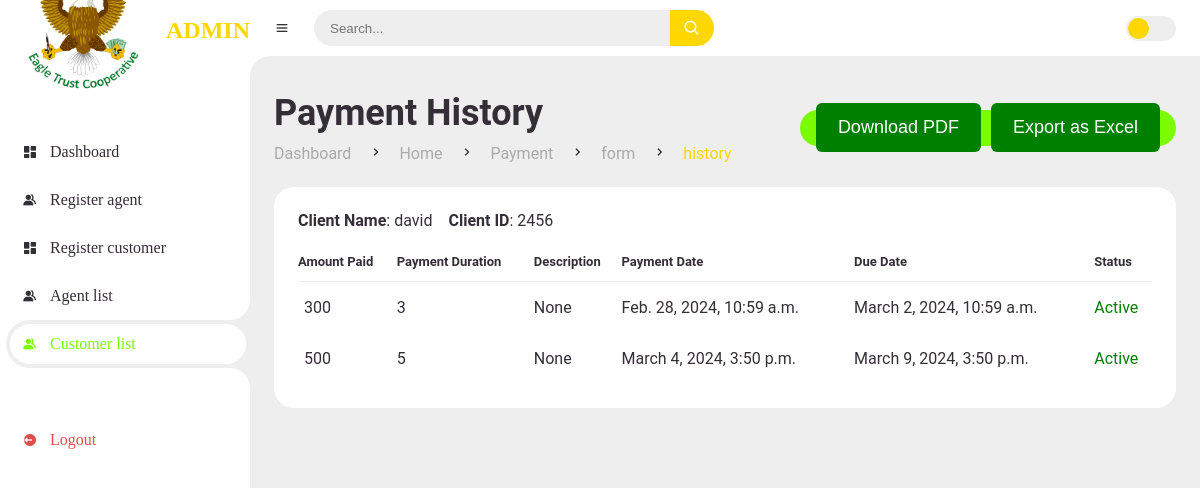
Page /history/2456/ on the earlier database version.
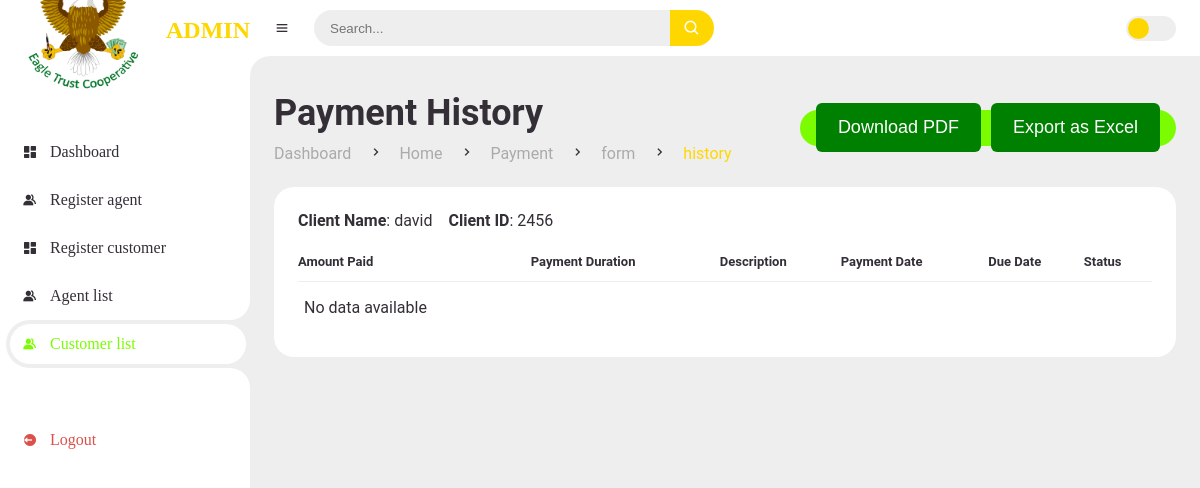
Same page on the later database version.
### dashboard/models.py (models this page shows, shortened)
class Customer(models.Model):
    customer_id = models.IntegerField(primary_key=True, max_length=5,unique=True)
    username = models.CharField(max_length=255, unique=True)
    email = models.EmailField(unique=True)
    date_created = models.DateTimeField(auto_now_add=True, null=True)
    payment_category = models.IntegerField(default=0)
    phone_number = models.CharField(max_length=11,null=True,unique=True)

class Payments(models.Model):
    customer = models.ForeignKey(Customer, on_delete=models.CASCADE, related_name='payments')
    amount_paid = models.IntegerField(default=0)
    payment_duration = models.IntegerField(default=0)
    description = models.CharField(max_length=200, null=True, blank=True)
    payment_date = models.DateTimeField(auto_now_add=True, null=True)
    expiry_date = models.DateTimeField(null=True, blank=True)
    status = models.CharField(max_length=20, null=True, blank=True)
    received_by = models.ForeignKey(Agent, on_delete=models.SET_NULL, null=True, blank=True, related_name='received_payments')

### dashboard/views.py (the view)
# urls.py: path('history/<int:user_id>/', views.admin_payment_history, name='admin_payment_history'),
def admin_payment_history(request, user_id):
    user = get_object_or_404(Customer, customer_id=user_id)
    user_payments = Payments.objects.filter(customer__customer_id=user_id)
    return render(request, 'dashboard/admin/payment_history.html', {'user': user,'user_payments': user_payments})

### templates/dashboard/admin/payment_history.html (shortened to what this page needs)
{% extends 'main/admin_main.html' %}
{% load static %}
{% block content %}
		<main>
			<div class="head-title">
				<div class="left">
					<h1>Payment History</h1>
					<ul class="breadcrumb">
						<li>
							<a href="#">Dashboard</a>
						</li>
						<li><i class='bx bx-chevron-right' ></i></li>
						<li>
							<a href="#">Home</a>
						</li>
                        <li><i class='bx bx-chevron-right' ></i></li>
						<li>
							<a href="#">Payment</a>
						</li>
                        <li><i class='bx bx-chevron-right' ></i></li>
						<li>
							<a href="#">form</a>
						</li>
						<li><i class='bx bx-chevron-right' ></i></li>
						<li>
							<a class="active" href="#">history</a>
						</li>
					</ul>
				</div>
				<div class="btn-download">
					<button class="text" id="export-pdf">Download PDF</button>
					<button id="downloadexcel">Export as Excel</button>
				</div>
			</div>
			<div class="table-data" >
				<div class="order">
					<div class="head">
						<p><span><b>Client Name</b>: {{user.username}}</span></p>
						<p><span><b>Client ID</b>: {{user.customer_id }}</span></p>
					</div>
					<table id="table">
						<thead>
							<tr>
								<th>Amount Paid</th>
								<th>Payment Duration</th>
								<th>Description</th>
								<th>Payment Date</th>
								<th>Due Date</th>
								<th>Status</th>
							</tr>
						</thead>
						<tbody>
							{% if user_payments %}
								{% for payment in user_payments %}
									<tr>
									<td>{{ payment.amount_paid }}</td>
									<td>{{ payment.payment_duration }}</td>
									<td>{{ payment.description }}</td>
									<td>{{ payment.payment_date }}</td>
									<td>{{ payment.expiry_date }}</td>
									<td>
										{% if payment.expiry_date < now %}
											<p style='color:red;'>Expired</p>
										{% else %}
											<p style='color:green;'>Active</p>
										{% endif %}
									</td>
									</tr>
								{% endfor %}
							{% else %}
								<tr>
									<td colspan="6">No data available</td>
								</tr>
							{% endif %}
						</tbody>
					</table>
				</div>
			</div>
		</main>
	</section>
{% endblock %}

### templates/main/admin_main.html (shortened to what this page needs)
<!DOCTYPE html>
{% load static %}
<html lang="en">
<head>
	<link href='https://unpkg.com/boxicons@2.0.9/css/boxicons.min.css' rel='stylesheet'>
	<link rel="stylesheet" href="{% static 'css/style.css' %}">
	<link rel="stylesheet" href="{% static 'css/form.css' %}">
	<link rel="stylesheet" href="{% static 'css/payment.css' %}">
	<link rel="stylesheet" href="{% static 'css/modal.css' %}">
</head>
<body>
	<section id="sidebar">
		<a href="index.html" class="brand">
			<img class='bx' alt="logo" src="{% static 'img/eagle-logo.jpg' %}" style="background-size: cover; position: relative; border-radius: 50%; padding-top: 10px;">
			<span class="text">ADMIN</span>
		</a>
		{%  include 'dashboard/navbar.html' %}
	</section>
	<section id="content">
		<nav>
			<i class='bx bx-menu' ></i>
			<form action="#">
				<div class="form-input">
					<input type="search" placeholder="Search...">
					<button type="submit" class="search-btn"><i class='bx bx-search' ></i></button>
				</div>
			</form>
			<label for="switch-mode" class="switch-mode"></label>
		</nav>
		{% block content %}
		{% endblock %}
</body>
</html>

### templates/dashboard/navbar.html (shortened to what this page needs)
<ul class="side-menu top">
    <li >
        <a href="{% url 'home' %}">
            <i class='bx bxs-dashboard' ></i>
            <span class="text">Dashboard</span>
        </a>
    </li>
    <li>
        <a href="{% url 'register_agent' %}">
            <i class='bx bxs-group' ></i>
            <span class="text">Register agent</span>
        </a>
    </li>
    <li>
        <a href="{% url 'register_customer' %}">
            <i class='bx bxs-dashboard' ></i>
            <span class="text">Register customer</span>
        </a>
    </li>
    <li >
        <a href="{% url 'agent_list' %}">
            <i class='bx bxs-group' ></i>
            <span class="text">Agent list</span>
        </a>
    </li>
    <li>
        <a href="{% url 'customer_list' %}">
            <i class='bx bxs-group' ></i>
            <span class="text">Customer list</span>
        </a>
    </li>
</ul>
<ul class="side-menu">
    <li>
        <a href="#" class="logout" id="logout-link">
            <i class='bx bxs-log-out-circle' ></i>
            <span class="text">Logout</span>
        </a>
    </li>
</ul>

### static/css/payment.css (style rules this page uses)
section { position: fixed; height: 100%; width: 100%; }
button { font-size: 18px; font-weight: 400; color: #fff; padding: 14px 22px; border: none; background: green; border-radius: 6px; cursor: pointer; }
input { width: 50%; padding: 14px 22px; box-sizing: border-box; }

### static/css/modal.css (style rules this page uses)
*, *::after, *::before { box-sizing: border-box; }

Differences in the rows shown:
removed Payments: amount_paid "300", payment_duration "3", description "None", payment_date "Feb. 28, 2024, 10:59 a.m.", expiry_date "March 2, 2024, 10:59 a.m.", shows "Active"
removed Payments: amount_paid "500", payment_duration "5", description "None", payment_date "March 4, 2024, 3:50 p.m.", expiry_date "March 9, 2024, 3:50 p.m.", shows "Active"
Other differences:
text now shown: "No data available"
